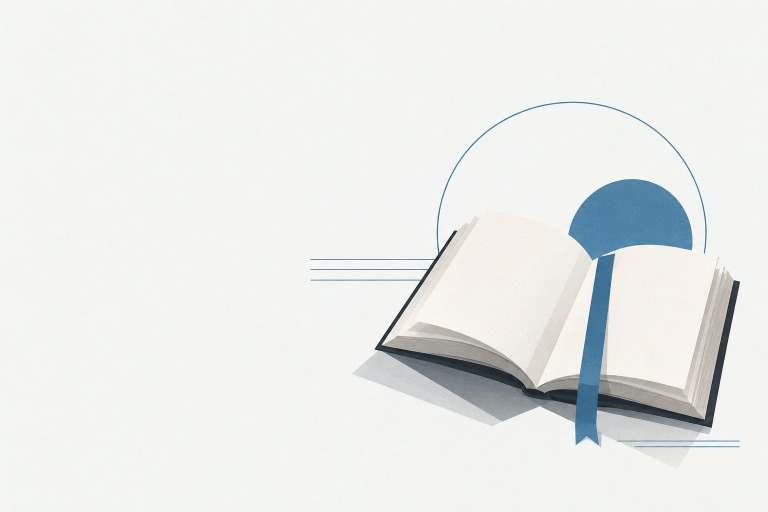
#> input picture assets/reading_art/archive-117.png, 1536 x 1024 px (shown at 1/2 size); its folder holds only this picture in this run
$ python sync_reading_theme_previews.py
#> lines starting #> are read from the running program, lines starting #| are printed output that depends on the picture
"""Build/check UI-only theme thumbnails; never change full native widget art.

The Flutter selector already decodes these pictures at 420 pixels. Ship that
resolution once, losslessly encoded, instead of bundling eight extra masters.
Requires Pillow; normal app builds consume the checked-in WebP outputs.
"""
import argparse
import os
import tempfile
from pathlib import Path

from PIL import Image

ROOT = Path(__file__).resolve().parents[1]
THEMES = ('archive', 'shelf', 'editorial', 'constellation', 'signal', 'score', 'ink', 'festival')
SIZE = (420, 280)


def main():
    parser = argparse.ArgumentParser(description=__doc__)
    parser.add_argument('--check', action='store_true')
    args = parser.parse_args()
    folder = ROOT / 'assets/reading_previews'
    if not args.check:
        folder.mkdir(exist_ok=True)
    total = 0
    for theme in THEMES:
        source = ROOT / f'assets/reading_art/{theme}-117.png'
        target = folder / f'{theme}-117.webp'
        with Image.open(source) as master:
#> master is the input picture: PIL image 1536x1024 RGB; mean R, G, B 232.5, 235.1, 234
            if master.size != (1536, 1024):
                raise ValueError(f'Unexpected source dimensions: {source}')
            expected = master.convert('RGBA').resize(SIZE, Image.Resampling.LANCZOS)
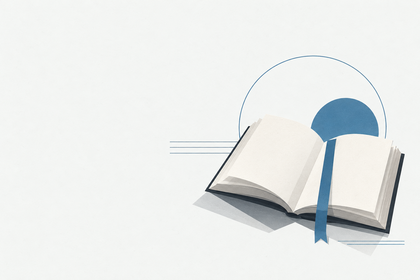
#> expected: PIL image 420x280 RGBA; mean R, G, B, A 232.5, 235.1, 233.9, 255
            if not args.check:
                with tempfile.NamedTemporaryFile(dir=folder, suffix='.webp', delete=False) as temporary:
                    staged = Path(temporary.name)
                try:
                    expected.save(staged, 'WEBP', lossless=True, exact=True, quality=100, method=6,
                                  icc_profile=master.info.get('icc_profile', b''))
                    with Image.open(staged) as encoded:
                        if encoded.size != SIZE or encoded.convert('RGBA').tobytes() != expected.tobytes():
                            raise ValueError(f'Preview pixel mismatch: {theme}')
                    os.replace(staged, target)
                finally:
                    staged.unlink(missing_ok=True)
            with Image.open(target) as decoded:
                assert decoded.size == SIZE
                assert decoded.convert('RGBA').tobytes() == expected.tobytes(), theme
            total += target.stat().st_size
            print(f'{theme}: {target.stat().st_size} bytes; 420x280; verified thumbnail pixels')
    print(f'Total preview bytes: {total}; full PNG/WebP and native resources unchanged')


if __name__ == '__main__':
#> (the run stopped early here; a loop or call above may not have finished)
